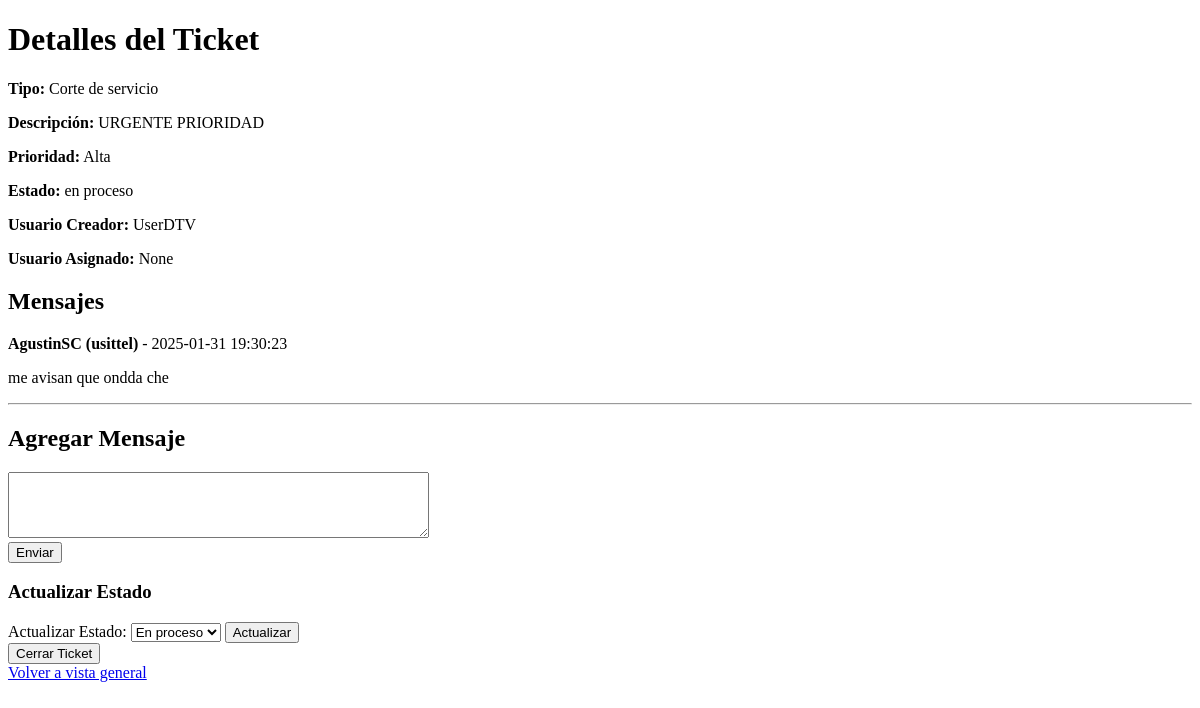
Page /ticket/43 (signed in) on the earlier database version.
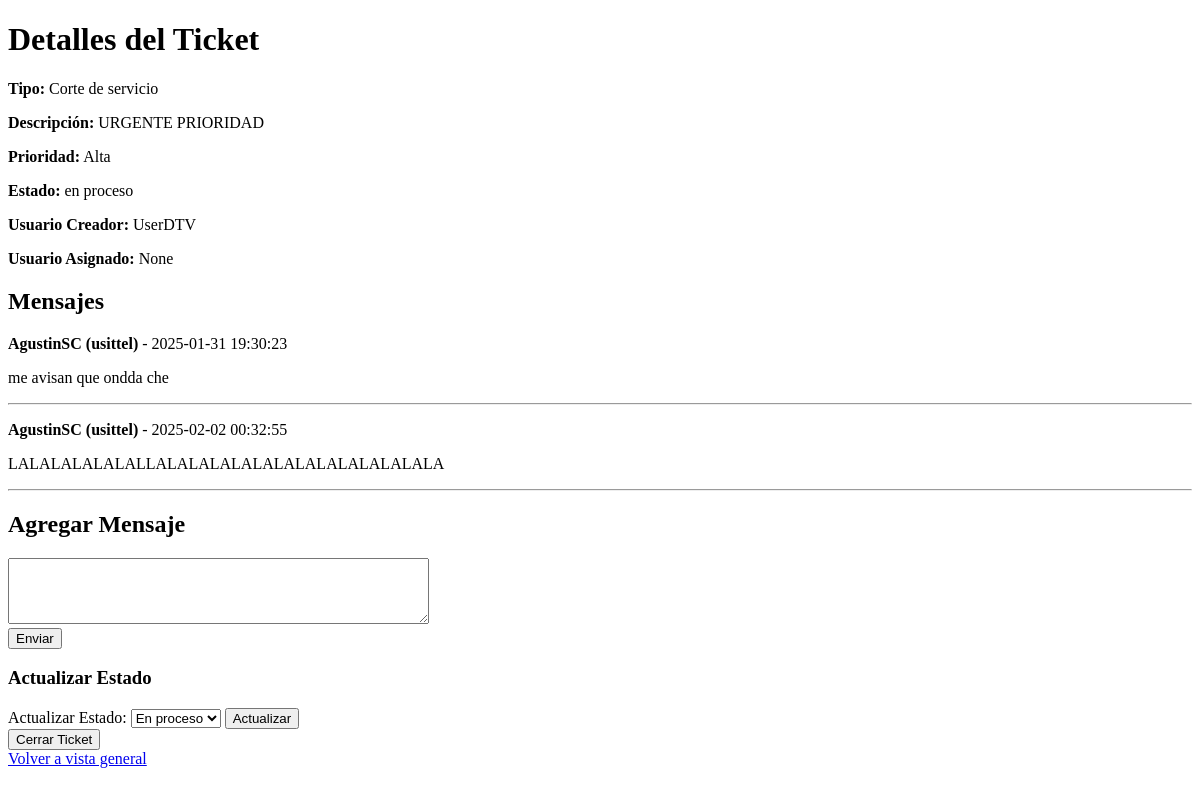
Same page on the later database version.
### tables this page shows
CREATE TABLE messages (
    id INTEGER PRIMARY KEY AUTOINCREMENT,
    ticket_id INTEGER NOT NULL,
    usuario TEXT NOT NULL,
    rol TEXT NOT NULL,
    mensaje TEXT NOT NULL,
    fecha TIMESTAMP DEFAULT CURRENT_TIMESTAMP,
    FOREIGN KEY (ticket_id) REFERENCES tickets (id)
);

### app.py (the view)
@app.route('/ticket/<int:id>', methods=['GET'])
@login_required
def view_ticket(id):
    conn = get_db_connection()
    ticket = conn.execute('SELECT * FROM tickets WHERE id = ?', (id,)).fetchone()
    messages = conn.execute('SELECT * FROM messages WHERE ticket_id = ? ORDER BY fecha ASC', (id,)).fetchall()
    conn.close()
    if not ticket:
        return "Ticket no encontrado", 404
    return render_template('view_ticket.html', ticket=ticket, messages=messages, current_user=current_user)

### app.py (called while the page is built)
def get_db_connection():
    conn = sqlite3.connect('database.db', timeout=10)  # Espera hasta 10 segundos si la base de datos está bloqueada
    conn.row_factory = sqlite3.Row
    return conn

@login_manager.user_loader
def load_user(user_id):
    conn = get_db_connection()
    user = conn.execute('SELECT * FROM users WHERE id = ?', (user_id,)).fetchone()
    conn.close()
    if user:
        return User(id=user['id'], username=user['username'], role=user['role'])
    return None

### templates/view_ticket.html (shortened to what this page needs)
<!DOCTYPE html>
<html lang="en">
<head>
</head>
<body>
    <h1>Detalles del Ticket</h1>
    <p><strong>Tipo:</strong> {{ ticket['tipo'] }}</p>
    <p><strong>Descripción:</strong> {{ ticket['descripcion'] }}</p>
    <p><strong>Prioridad:</strong> {{ ticket['prioridad'] }}</p>
    <p><strong>Estado:</strong> {{ ticket['estado'] }}</p>
    <p><strong>Usuario Creador:</strong> {{ ticket['usuario_creador'] }}</p>
    <p><strong>Usuario Asignado:</strong> {{ ticket['usuario_asignado'] }}</p>
    <h2>Mensajes</h2>
    <div>
        {% for message in messages %}
        <p><strong>{{ message['usuario'] }} ({{ message['rol'] }})</strong> - {{ message['fecha'] }}</p>
        <p>{{ message['mensaje'] }}</p>
        <hr>
        {% endfor %}
    </div>
    {% if ticket['estado'].lower() not in ['cerrado', 'resuelto'] %}
    <h2>Agregar Mensaje</h2>
    <form method="POST" action="{{ url_for('add_message', ticket_id=ticket['id']) }}">
        <textarea name="mensaje" rows="4" cols="50" required></textarea><br>
        <button type="submit">Enviar</button>
    </form>
    {% else %}
    <p><strong>Este ticket está {{ ticket['estado'] }} y ya no se pueden agregar mensajes.</strong></p>
    {% endif %}
    <h3>Actualizar Estado</h3>
    {% if current_user.role == 'usittel' %}
    <form action="{{ url_for('update_ticket', id=ticket.id) }}" method="POST">
        <label for="estado">Actualizar Estado:</label>
        <select name="estado" id="estado">
            <option value="en proceso" {% if ticket.estado=='en proceso' %}selected{% endif %}>En proceso</option>
        </select>
        <button type="submit">Actualizar</button>
    </form>
    {% endif %}
    {% if current_user.role == 'directv' or current_user.role == 'usittel' %}
    {% if ticket.estado != 'cerrado' %}
        <form action="{{ url_for('close_ticket', id=ticket.id) }}" method="POST">
            <button type="submit">Cerrar Ticket</button>
        </form>
    {% endif %}
{% endif %}
    <a href="/tickets">Volver a vista general</a>
</body>
</html>

Differences in the rows shown:
added messages: usuario "AgustinSC", rol "usittel", fecha "2025-02-02 00:32:55", mensaje "LALALALALALALLALALALALALALALALALALALALALA"
